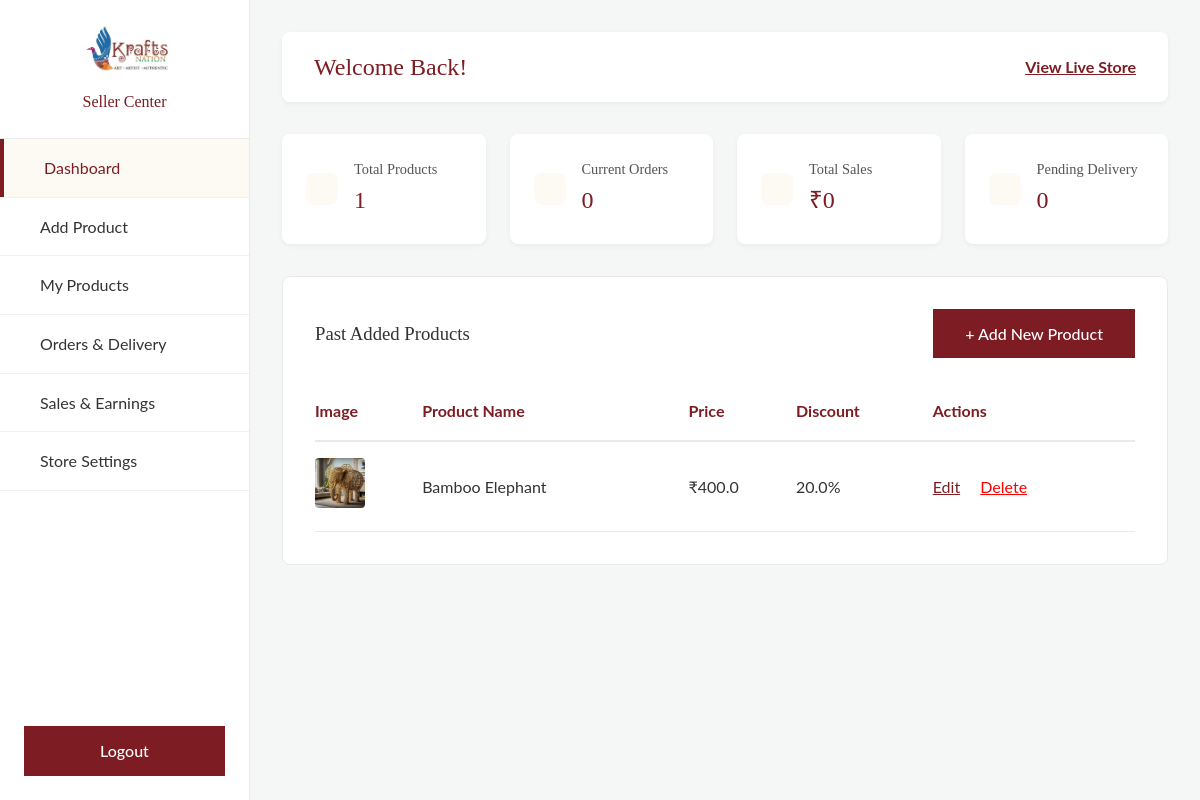
The app's page /seller/dashboard (signed in) with its own data.
### models/product.py (models this page shows)
class Product(db.Model):
    __tablename__ = 'products'
    id = db.Column(db.Integer, primary_key=True)
    name = db.Column(db.String(255), nullable=False)
    description = db.Column(db.Text, nullable=True)
    price = db.Column(db.Float, nullable=False)
    discount = db.Column(db.Float, default=0.0)
    seller_id = db.Column(db.Integer, db.ForeignKey('users.id'), nullable=False)
    seller = db.relationship('User', foreign_keys=[seller_id])
    image_1 = db.Column(db.String(255), nullable=True)
    image_2 = db.Column(db.String(255), nullable=True)
    image_3 = db.Column(db.String(255), nullable=True)
    image_4 = db.Column(db.String(255), nullable=True)
    image_5 = db.Column(db.String(255), nullable=True)
    created_at = db.Column(db.DateTime, default=datetime.utcnow)

### routes/seller.py (the view)
@bp.route('/dashboard')
def dashboard():
    if not check_seller(): return redirect(url_for('auth.login'))
    products = Product.query.filter_by(seller_id=session['user_id']).all()
    return render_template('seller/dashboard.html', products=products)

### routes/seller.py (called while the page is built)
def check_seller():
    if not session.get('user_id') or session.get('role') != 'SELLER':
        flash('Please login as a seller to access this page.')
        return False
    return True

### templates/seller/dashboard.html (shortened to what this page needs)
{% extends "seller/seller_base.html" %}
{% block content %}
<div class="kpi-grid">
    <div class="kpi-card">
        <i class="ph ph-package kpi-icon"></i>
        <div class="kpi-data">
            <h4>Total Products</h4>
            <h2>{{ products|length }}</h2>
        </div>
    </div>
    <div class="kpi-card">
        <i class="ph ph-shopping-cart kpi-icon"></i>
        <div class="kpi-data">
            <h4>Current Orders</h4>
            <h2>0</h2>
        </div>
    </div>
    <div class="kpi-card">
        <i class="ph ph-check-circle kpi-icon"></i>
        <div class="kpi-data">
            <h4>Total Sales</h4>
            <h2>₹0</h2>
        </div>
    </div>
    <div class="kpi-card">
        <i class="ph ph-truck kpi-icon"></i>
        <div class="kpi-data">
            <h4>Pending Delivery</h4>
            <h2>0</h2>
        </div>
    </div>
</div>
<div style="background: white; border: 1px solid var(--border-color); padding: 2rem; border-radius: 8px;">
    <div style="display: flex; justify-content: space-between; align-items: center; margin-bottom: 1.5rem;">
        <h3 style="margin: 0;">Past Added Products</h3>
        <a href="{{ url_for('seller.add_product') }}" class="btn-solid-primary">+ Add New Product</a>
    </div>
    {% if products %}
    <table style="width: 100%; border-collapse: collapse; text-align: left;">
        <thead>
            <tr style="border-bottom: 2px solid var(--border-color); color: var(--color-primary);">
                <th style="padding: 1rem 0;">Image</th>
                <th style="padding: 1rem 0;">Product Name</th>
                <th style="padding: 1rem 0;">Price</th>
                <th style="padding: 1rem 0;">Discount</th>
                <th style="padding: 1rem 0;">Actions</th>
            </tr>
        </thead>
        <tbody>
            {% for p in products %}
            <tr style="border-bottom: 1px solid var(--border-color);">
                <td style="padding: 1rem 0;">
                    {% if p.image_1 %}
                        <img src="{{ url_for('static', filename='images/' + p.image_1) }}" style="width: 50px; height: 50px; object-fit: cover; border-radius: 4px;">
                    {% else %}
                        <div style="width: 50px; height: 50px; background: #eee; border-radius: 4px;"></div>
                    {% endif %}
                </td>
                <td style="padding: 1rem 0;">{{ p.name }}</td>
                <td style="padding: 1rem 0;">₹{{ p.price }}</td>
                <td style="padding: 1rem 0;">{{ p.discount }}%</td>
                <td style="padding: 1rem 0;">
                    <a href="{{ url_for('seller.edit_product', product_id=p.id) }}" style="color: var(--color-primary); text-decoration: underline; margin-right: 1rem;">Edit</a>
                    <a href="{{ url_for('seller.delete_product', product_id=p.id) }}" style="color: red; text-decoration: underline;" onclick="return confirm('Are you sure you want to delete this product?');">Delete</a>
                </td>
            </tr>
            {% endfor %}
        </tbody>
    </table>
    {% endif %}
</div>
{% endblock %}

### static/css/style.css (style rules this page uses)
:root { --color-primary: #7d1c23; --color-primary-dark: #62141a; --color-cream: #fdfaf4; --color-white: #ffffff; --color-text: #333333; --color-text-muted: #555555; --color-warning: #2e7d32; --font-body: "Lato", sans-serif; --font-display: "Playfair Display", Georgia, serif; --border-color: #eaeaea; --transition: all 0.2s ease-in-out; }
* { margin: 0; padding: 0; box-sizing: border-box; }
body { font-family: var(--font-body); color: var(--color-text); background-color: var(--color-white); line-height: 1.6; }
h1, h2, h3, h4, h5, h6 { font-family: var(--font-display); font-weight: 500; }
a { text-decoration: none; color: inherit; transition: var(--transition); }
.btn-solid-primary { background-color: var(--color-primary); color: white; padding: 0.75rem 2rem; border: none; font-family: var(--font-body); font-weight: 500; cursor: pointer; }

### templates/seller/seller_base.html (style rules this page uses)
:root { --sidebar-width: 250px; }
body { background-color: #f4f7f6; margin: 0; padding: 0; display: flex; min-height: 100vh; }
.kpi-grid { display: grid; grid-template-columns: repeat(4, 1fr); gap: 1.5rem; margin-bottom: 2rem; }
.kpi-card { background: white; padding: 1.5rem; border-radius: 8px; box-shadow: 0 2px 5px rgba(0,0,0,0.05); display: flex; align-items: center; gap: 1rem; }
.kpi-icon { font-size: 2.5rem; color: var(--color-primary); background: var(--color-cream); padding: 1rem; border-radius: 8px; }
.kpi-data h4 { margin: 0; color: var(--color-text-muted); font-size: 0.9rem; }
.kpi-data h2 { margin: 0; color: var(--color-primary); font-size: 1.5rem; }

### records on screen
Product: image_1 (picture), name "Bamboo Elephant", price "400.0", discount "20.0"

### other values on screen
{{ products|length }} "1"
